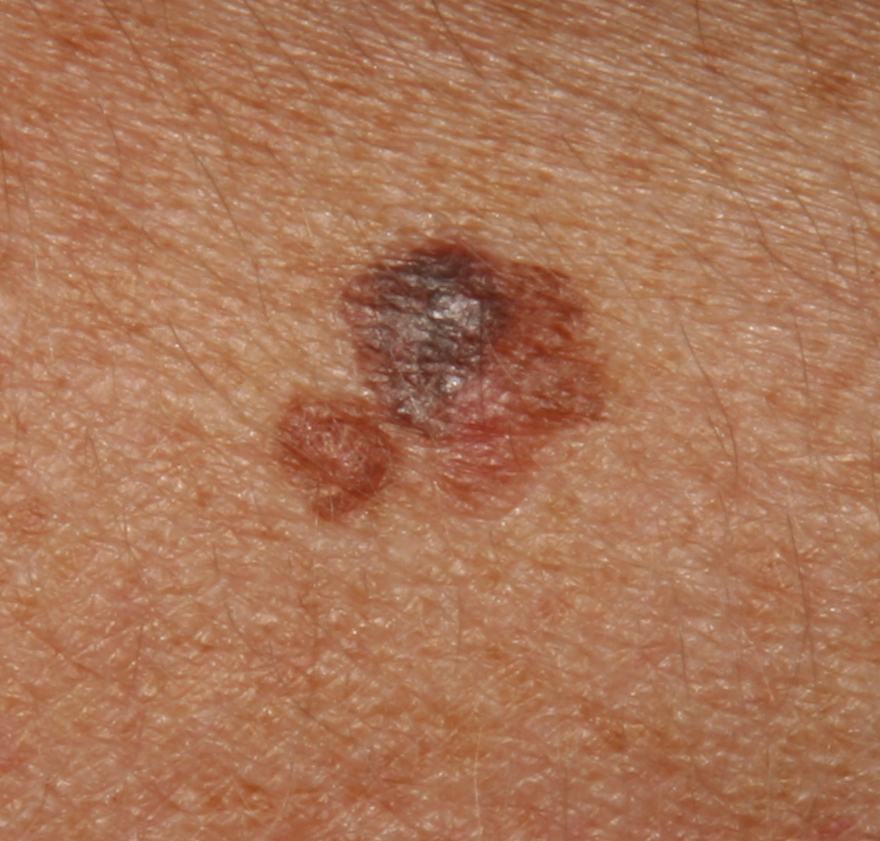
#> input picture 08/Skin Cancer Detection Python - Part 1/B496a.png, 880 x 841 px
$ python script_task_1to4.py
#> lines starting #> are read from the running program, lines starting #| are printed output that depends on the picture; after the words box and inside, x2 and y2 are one past the last pixel; in counts of white or black regions, pixels touching at a corner belong together
### 08/Skin Cancer Detection Python - Part 1/calculate_border_task1.py
# -*- coding: utf-8 -*-
import numpy as np
from scipy import ndimage


def calculate_border_task1(path_img, crop_factor, sigma):

    """
    This function does the following:
    1) reads the picture stored at 'path_img' using cv2.imread and displays it
       using plt.imshow
    2) converts the color picture into a grey-scale picture using cv2.cvtColor
       and shows it
    3) cuts away the sides of the grey-scale image, the fraction is defined by
       'crop_factor'
    4) blurs the picture using a Gaussian filter (using cv2.GaussianBlur) with
       'sigma'; the larger sigma, the more the image gets blurred and finer
       contours disappear; this is necessary to get rid of noise and unwanted
       structures like hairs
    5) uses Otsu's method to turn the filtered grey-scale image into a binary
       image (using cv2.threshold)
    6) uses ndimage.binary_fill_holes() to fill holes in the binary picture
       an cv2.connectedComponents() to keep only the region with the largest area
    7) uses cv2.findContours to calculate the border (aka contour) of the identified
       area and plots everything
    Input :  path_img         : path to color image (string)
             crop_factor      : percentage that should be cut away from
                                image (e.g. 0.1 means 10%)
             sigma            : used for the Gaussian filter to blur the image
                                (e.g. 5) in imgaussfilt.m
    Output : cropped_img_cl  : cropped color image (sides are cut away)
             cropped_img_gs  : cropped grey scale image
             cropped_img_mask: logical array with mask of the lesion, i.e.
                               every pixel within the lesion has a value of 1,
                               every pixel outside the lesion has a value of 0
             border          : array with x and y coordinates of the boundaries
                               of the lesion
    Remarks: Requires Installation of OpenCV (e.g. for Anaconda see https://www.geeksforgeeks.org/set-opencv-anaconda-environment/)
             enter the following in the Anaconda prompt: onda install -c menpo opencv
             Tutorial for Contour Detection: https://learnopencv.com/contour-detection-using-opencv-python-c/
    Example: [cr_img_cl,cr_img_gs,cr_img_mask,border] = calculate_border_task1_solution('B496a.png', 0.1, 5);
    Date: Nov, 1, 2021, knaa

    """
#> called with path_img = './B496a.png', crop_factor = 0.1, sigma = 5


# 1) Read image I1 in a using cv2.imread and plt.imshow and show in a subplot(2,3,1).
#    Attention: CV2 reads picture as BGR (not RGB), and therefore, the image has to
#    be converted with cv2.cvtColor(I1,cv2.COLOR_BGR2RGB)


    """ ... YOUR CODE COMES HERE ... """
    # Take read and converted image, results in I1
    import matplotlib.pyplot as plt
    import cv2

    plt.subplot(2, 3, 1)
    plt.rcParams['figure.dpi'] = 600
    I1 = cv2.imread(path_img, cv2.IMREAD_COLOR)
#> I1 is the input picture: shape (841, 880, 3); mean B, G, R 87, 117.4, 169.9
    I1 = cv2.cvtColor(I1, cv2.COLOR_BGR2RGB)
    plt.title('Original Image')
    plt.axis('off')
    plt.imshow(I1)

# 2) Convert to grey scale using cv2.cvtColor with the code cv2.COLOR_BGR2GRAY
#    and show in a subplot(2,3,2)


    """ ... YOUR CODE COMES HERE ... """
    # Take I1, results in IG1
    IG1 = cv2.cvtColor(I1, cv2.COLOR_RGB2GRAY)
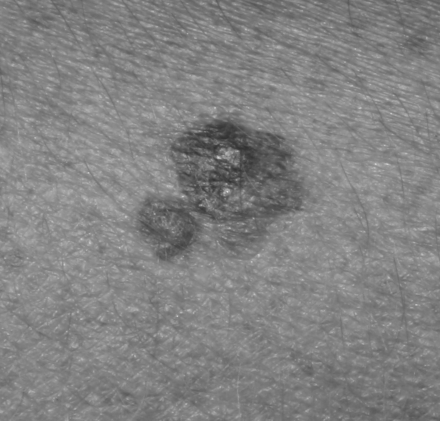
#> IG1: shape (841, 880) (shown at 1/2 size); min 46, max 228, mean 129.7
    plt.subplot(2, 3, 2)
    plt.title('Gray Scale Image')
    plt.axis('off')
    plt.imshow(IG1, cmap='gray')


# 3) Cut away the given percentage on each side, e.g. crop_factor = 0.1;
#    and show in a subplot(2,3,3)


    """ ... YOUR CODE COMES HERE ... """
    si = np.shape(IG1)
    xrange = np.int64([crop_factor*si[0],(1-crop_factor)*si[0]])
    yrange = np.int64([crop_factor*si[1],(1-crop_factor)*si[1]])

    I2 = np.copy(I1[xrange[0]:xrange[1],yrange[0]:yrange[1],:])
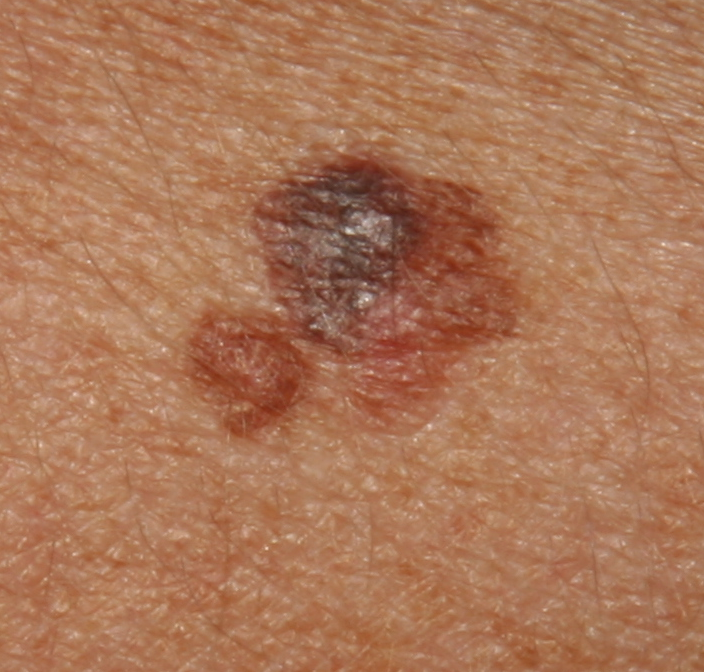
#> I2: shape (672, 704, 3); mean R, G, B 170.8, 118.4, 88
    IG2 = np.copy(IG1[xrange[0]:xrange[1],yrange[0]:yrange[1]])
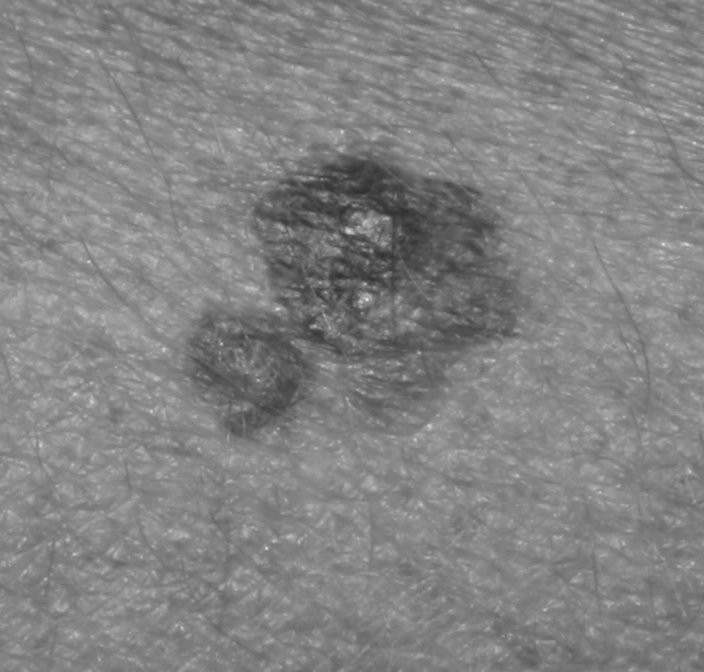
#> IG2: shape (672, 704); min 46, max 228, mean 130.6

    plt.subplot(2, 3, 3)
    plt.title('Cropped Image')
    plt.axis('off')
    plt.imshow(IG2, cmap='gray')


# 4) Filter using a Gaussian Filter with cv2.GaussianBlur and a high enough sigma (e.g. sigma = 5) to blur
#     and show in a subplot(2,3,4)


    """ ... YOUR CODE COMES HERE ... """
    # Take IG2, results in IG3
    IG3 = cv2.GaussianBlur(IG2, ksize = (0,0), sigmaX = sigma, sigmaY = sigma, borderType = cv2.BORDER_REPLICATE)
    plt.subplot(2, 3, 4)
    plt.title('Gaussian Filter')
    plt.axis('off')
    plt.imshow(IG3, cmap='gray')


# 5) Convert to binary picture using Otsu's threshold method using cv2.threshold() with cv2.THRESH_BINARY+cv2.THRESH_OTSU
#    and show in a subplot(2,3,5), see
#    https://opencv24-python-tutorials.readthedocs.io/en/latest/py_tutorials/py_imgproc/py_thresholding/py_thresholding.html


    """ ... YOUR CODE COMES HERE ... """
    # Take IG3, results in IG4
    ret, IG4 = cv2.threshold(IG3, 0, 1, cv2.THRESH_BINARY + cv2.THRESH_OTSU)
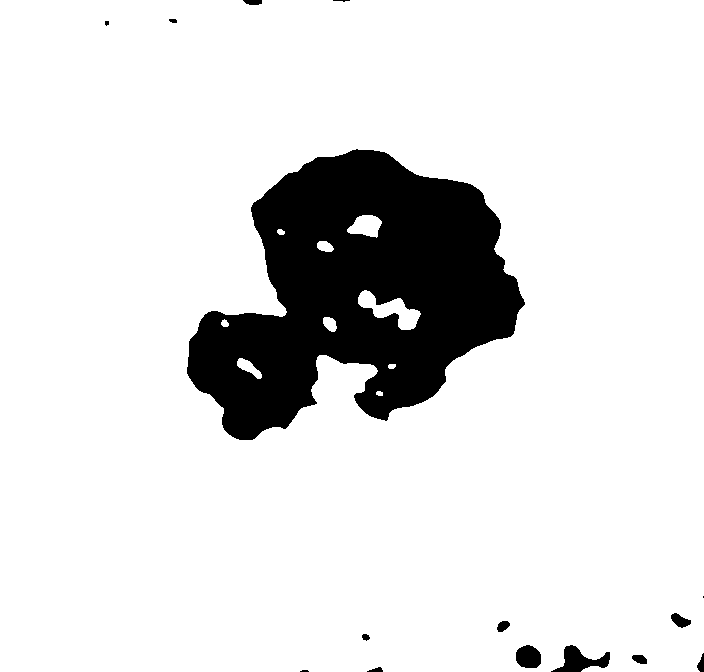
#> IG4: shape (672, 704); values 0 (black) and 1 (white), 87.5% white; 15 black regions (4 under 20 px), largest, box (x1, y1, x2, y2) and area: (187, 149, 525, 440) 57024, (551, 645, 610, 672) 755, (516, 645, 541, 668) 469
#> ret = 116
    plt.subplot(2, 3, 5)
    plt.title('Otsu Binary Image')
    plt.axis('off')
    plt.imshow(IG4, cmap='gray')


# 6) Fill holes in the image and keep only the largest area
#    using ndimage.binary_fill_holes() and cv2.connectedComponents() and show in a subplot(2,3,6)
#    You will have to swap black and white in the binary picture, e.g. IG5 = -IG4+1


    """ ... YOUR CODE COMES HERE ... """
    # Take IG4, results in IG5
    IG5 = -IG4 + 1

    # Take IG5, results in IG6
    IG6 = ndimage.binary_fill_holes(IG5)
#> IG6: shape (672, 704) bool; 12.9% white; 15 white regions (4 under 20 px), largest, box (x1, y1, x2, y2) and area: (187, 149, 525, 440) 59304, (551, 645, 610, 672) 755, (516, 645, 541, 668) 469

    # Take I65, results in IG7
    ret, labels = cv2.connectedComponents(IG6.astype(np.uint8))
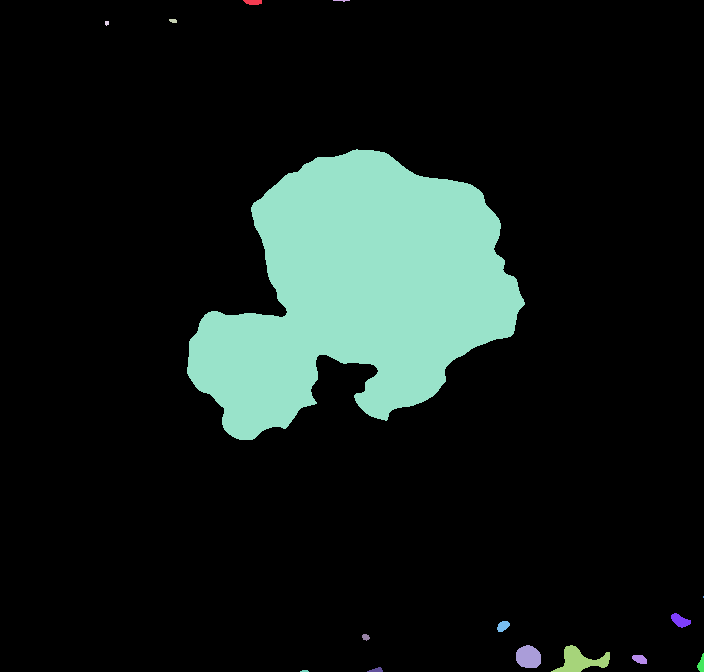
#> labels: shape (672, 704) int32; 16 distinct labels, from 0 to 15; one colour per label, 0 black
#> ret = 16
    sum_max_area = 0
    IG7 = np.array(labels)
    for label in range(1, ret):
        mask = np.array(labels)
        mask[labels == label] = 255
        mask[labels != label] = 0
        if np.sum(mask) > sum_max_area:
            sum_max_area = np.sum(mask)
            IG7 = mask
#> this loop made 15 passes
#> sum_max_area on passes 1, 5: 20400, 15122520
#> pass 1, in calculate_border_task1, `IG7 = mask`:
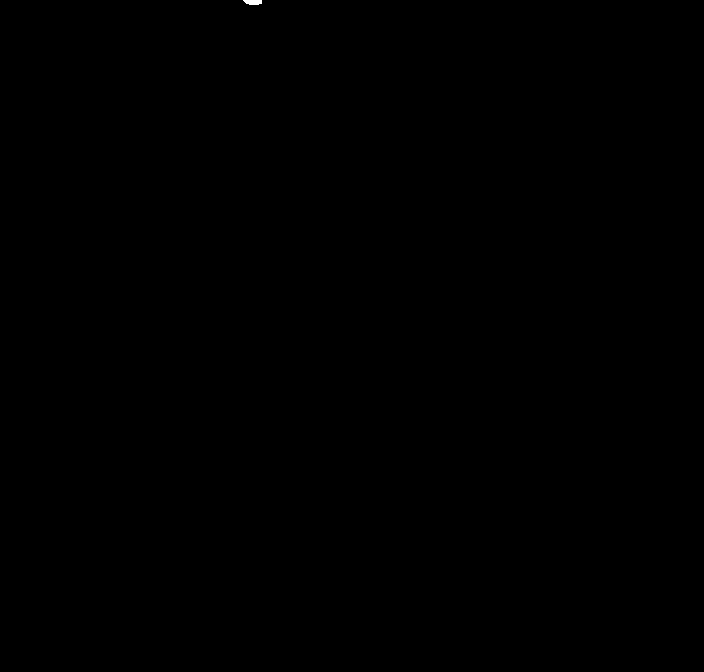
#> IG7: shape (672, 704) int32; 0.02% white; 1 white region, box (x1, y1, x2, y2) and area: (243, 0, 262, 5) 80
#> after the loop:
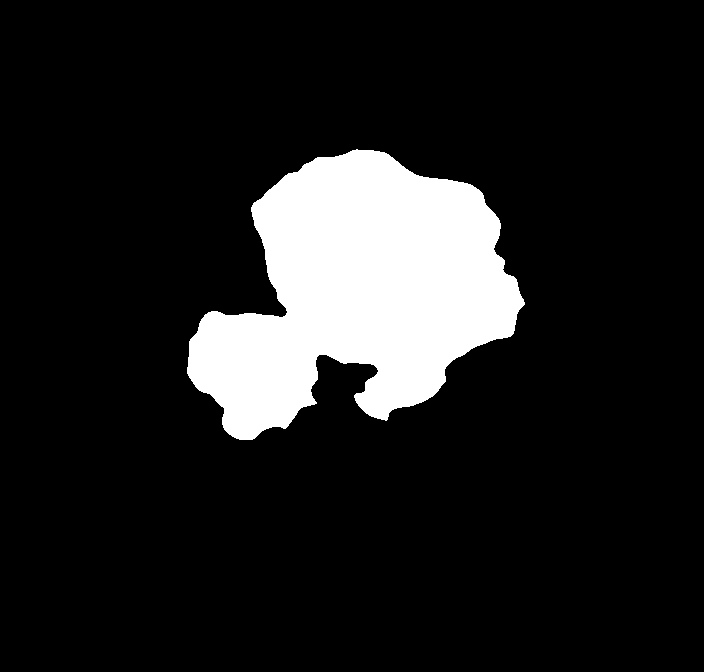
#> IG7: shape (672, 704) int32; 12.5% white; 1 white region, box (x1, y1, x2, y2) and area: (187, 149, 525, 440) 59304
#> after the loop, sum_max_area = 15122520
#> (the rest of the program and of its run is left out)
